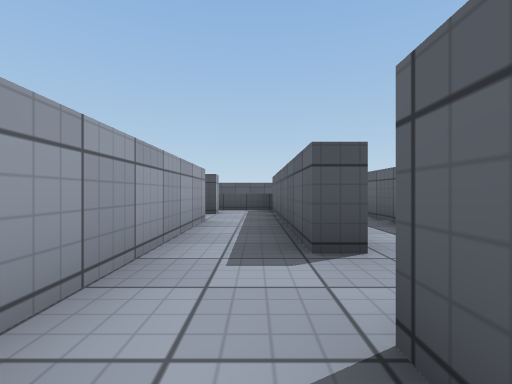
[1] (above)

16 first-person views from a walk through a 3-D level made in the Unity game engine. The camera is 0.55 m above the floor, looks level and sees 85° across. The floor is counted in squares, 1 m on a side. Each view is taken from the middle of a square. On the plan, view 1 faces up. The plan holds only what a view shows up to about 9 squares ahead; the rest is blank. Surface patterns are stand-ins for the level's own textures.

[2]
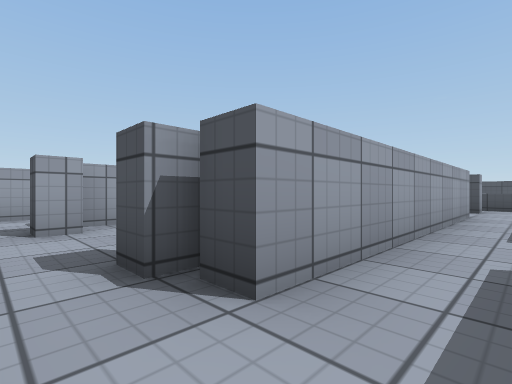

[3]
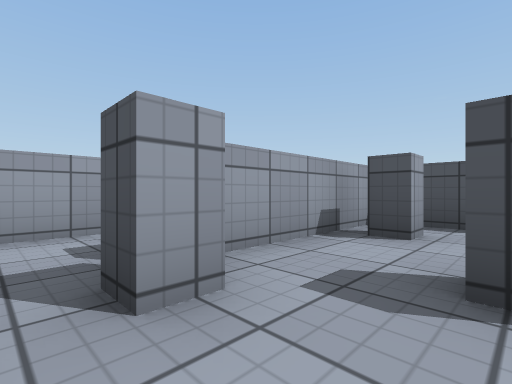

[4]
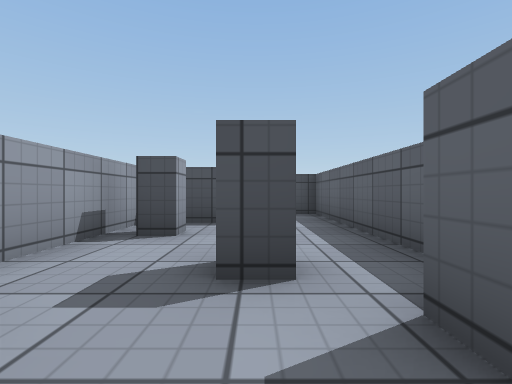

[5]
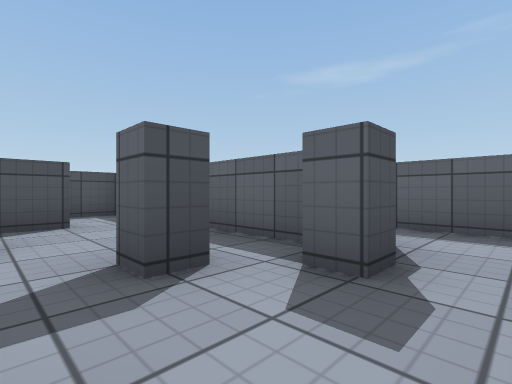

[6]
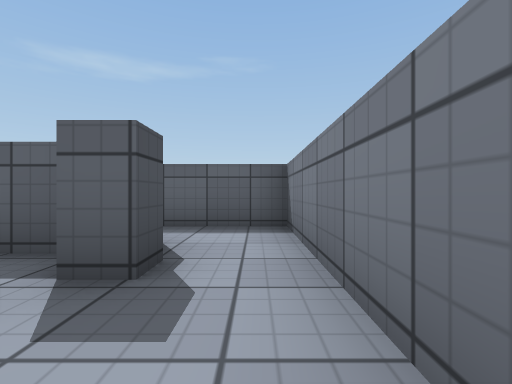

[7]
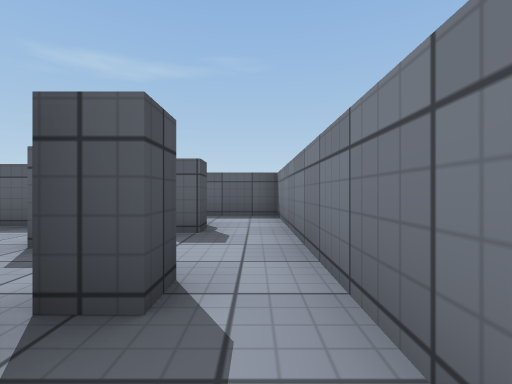

[8]
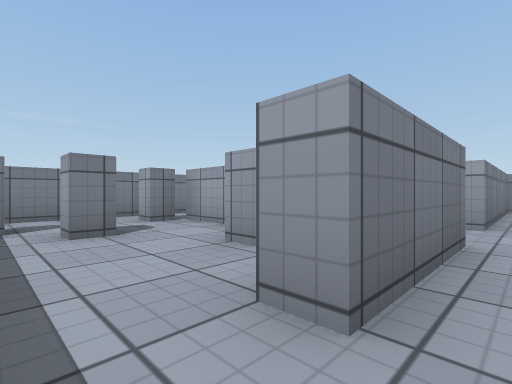

[9]
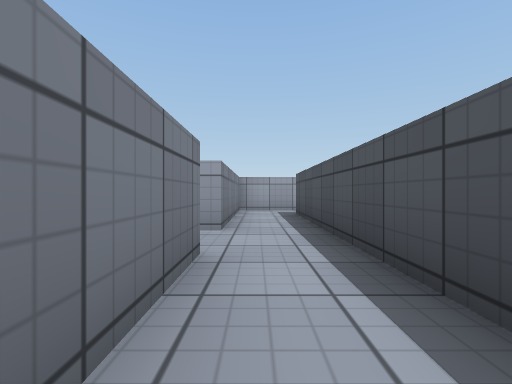

[10]
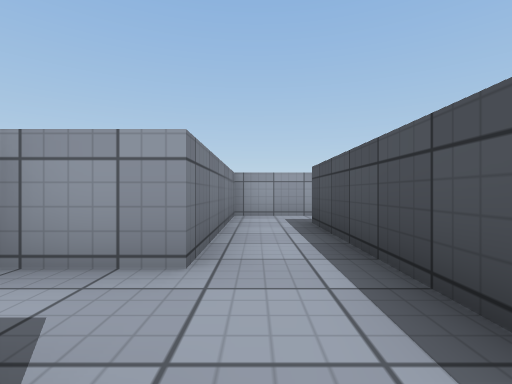

[11]
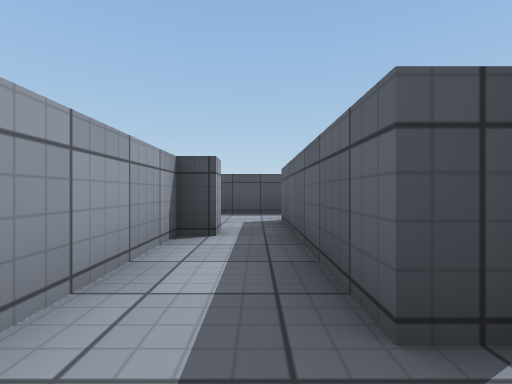

[12]
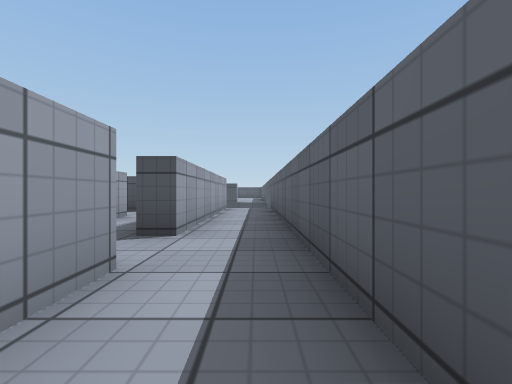

[13]
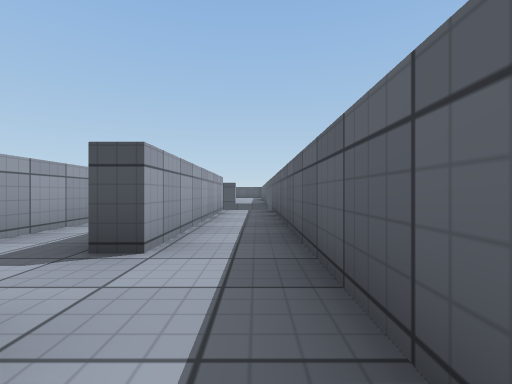

[14]
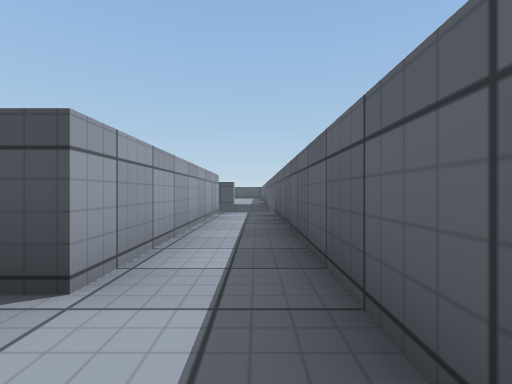

[15]
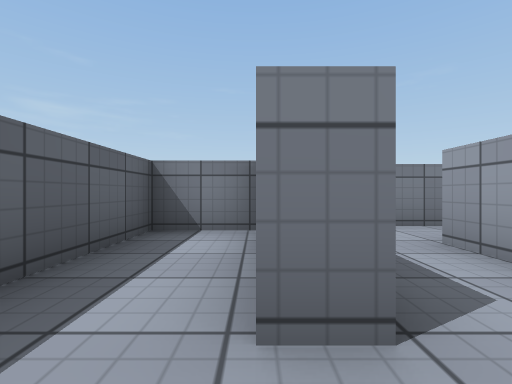

[16]
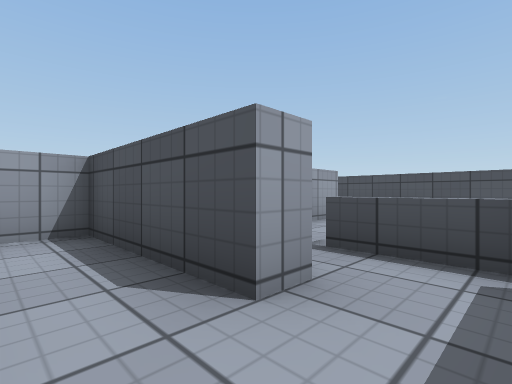

### Floor plan
Points are (right, up) in squares from view 1. A wall is a line through its corners. A room is listed if a view was taken in it or the views show most of it. See-through windows are left out.
Room 1 (views 1, 2, 3, 4, 5, 6)
walls: (-2.8, -0.3) (-3.2, -0.3) (-3.2, 0.3) (-2.8, 0.3); (-4.8, -1) (-4.2, -1) (-4.2, -1.5) (-4.8, -1.5); (-4.5, -2.5) (0.5, -2.5) (0.5, 1); (-1, 0.5) (-1, -1) (-1.7, -1) (-1.7, -1.3) (-2.2, -1.3) (-2.2, -0.8); (-4, 1.5) (-4.5, 1.5); (-5, 2.8) (-5, -1)
ways out: opening at (-5, -2) to room 2; opening at (0, -0.5) to room 4; opening at (-3, 1) to room 5
Room 2 (views 7, 8, 9, 10, 11)
walls: (-6.5, 2) (-6.5, 1.5); (-7, 1.5) (-7, -1.9); (-4.8, -1.5) (-4.8, -1) (-5.5, -1) (-5.5, 3.5) (-3, 3.5); (-6, -2.5) (-4.5, -2.5); (-1.5, 3.5) (-1.5, 5) (-9.9, 5); (-11.5, 4.5) (-11.5, 3.5) (-7, 3.5) (-7, 2.1)
ways out: opening at (-5, -2) to room 1; opening at (-2, 4) to room 5; opening at (-10.5, 5)
Room 3 (views 12, 13, 14)
walls: (1, 1) (1, 0); (1, 8.5) (1, 2.5); (1, -2) (2.5, -2) (2.5, 8.8)
ways out: opening at (1, 1.5) to room 4
Room 4 (views 15, 16)
walls: (-1, 5.5) (-1, 0.5); (1, 2.5) (0.5, 2.5) (0.5, 8.2); (0.5, 1) (1, 1); (-1, 7.5) (-1, 7) (-4, 7) (-4, 6.1)
ways out: opening at (0, -0.5) to room 1; opening at (1, 1.5) to room 3; opening at (0, 7)
Room 5 (no view inside)
walls: (-3, 3.5) (-3, 3) (-4.2, 3); (-2.8, 0.3) (-2.8, -0.3); (-4, 2) (-4, 1.5); (-1.5, -0.2) (-1.5, 3.5)
ways out: opening at (-3, 1) to room 1; opening at (-2, 4) to room 2

Where each view was taken, in squares from view 1:
view 1: 0 up, 0 right, facing up
view 2: 2 down, 0 right, facing up-left
view 3: 2 down, 3 left, facing up-left
view 4: 2 down, 3 left, facing up
view 5: 2 down, 4 left, facing up-right
view 6: 2 down, 4 left, facing right
view 7: 2 down, 6 left, facing right
view 8: 4 up, 2 left, facing down-left
view 9: 4 up, 3 left, facing left
view 10: 4 up, 5 left, facing left
view 11: 2 down, 6 left, facing up
view 12: 1 down, 2 right, facing up
view 13: 0 up, 2 right, facing up
view 14: 1 up, 2 right, facing up
view 15: 2 up, 1 right, facing down
view 16: 6 up, 0 right, facing up-left
